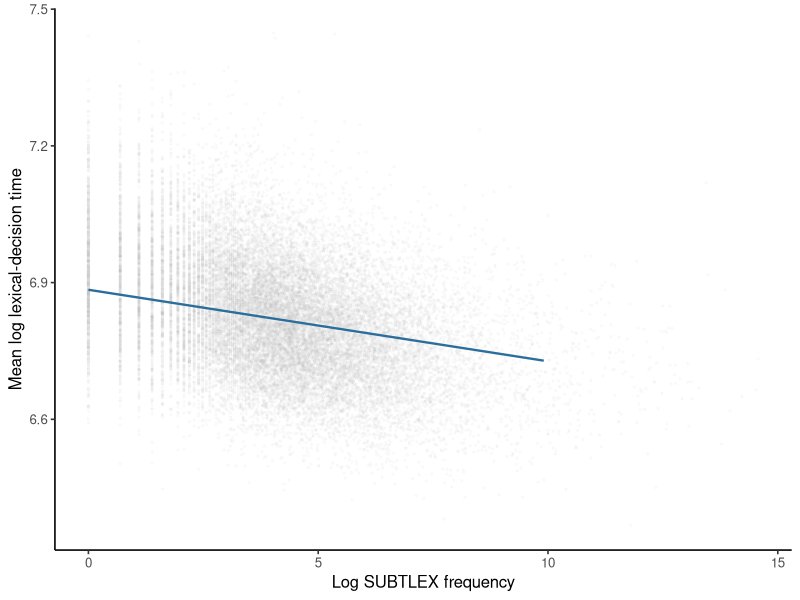
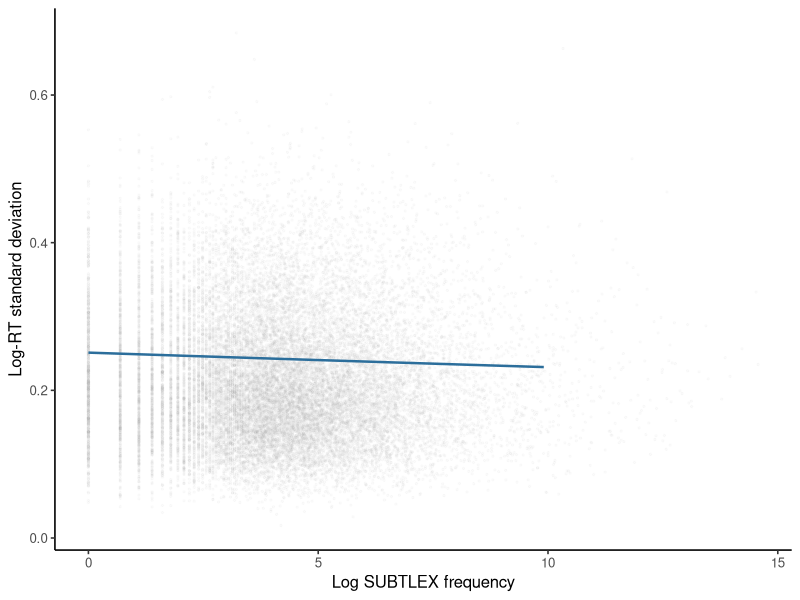

The R source for these figures, in order:
## ---- chunk 1
#| label: fit-mald-distributional-regression
library(ggplot2)

mald <- read.csv("data/mald/mald-items.csv", stringsAsFactors = FALSE)
mald$log_frequency_c <-
  mald$log_frequency_subtlex - mean(mald$log_frequency_subtlex)
mald$log_duration_c <- mald$log_duration - mean(mald$log_duration)
mald$n_phones_c <- mald$n_phones - mean(mald$n_phones)

X_mu <- model.matrix(
  ~ log_frequency_c + log_duration_c + n_phones_c,
  data = mald
)
Z_constant <- matrix(1, nrow = nrow(mald), ncol = 1L)
Z_frequency <- model.matrix(~ log_frequency_c, data = mald)

negative_log_likelihood <- function(parameters, X, Z, data) {
  n_beta <- ncol(X)
  beta <- parameters[seq_len(n_beta)]
  gamma <- parameters[n_beta + seq_len(ncol(Z))]
  mu <- drop(X %*% beta)
  log_sigma <- drop(Z %*% gamma)
  sigma_squared <- exp(2 * log_sigma)
  squared_error <-
    (data$n_observations - 1) * data$variance_log_rt +
    data$n_observations * (data$mean_log_rt - mu)^2

  .5 * sum(
    data$n_observations * log(2 * pi) +
      2 * data$n_observations * log_sigma +
      squared_error / sigma_squared
  )
}

weighted_mean_fit <- lm(
  mean_log_rt ~ log_frequency_c + log_duration_c + n_phones_c,
  data = mald,
  weights = n_observations
)
initial_beta <- coef(weighted_mean_fit)
initial_sigma <- sqrt(sum(
  (mald$n_observations - 1) * mald$variance_log_rt +
    mald$n_observations * residuals(weighted_mean_fit)^2
) / sum(mald$n_observations))

constant_scale_fit <- optim(
  c(initial_beta, log(initial_sigma)),
  negative_log_likelihood,
  X = X_mu,
  Z = Z_constant,
  data = mald,
  method = "BFGS",
  control = list(maxit = 2000L, reltol = 1e-11)
)
frequency_scale_fit <- optim(
  c(initial_beta, log(initial_sigma), 0),
  negative_log_likelihood,
  X = X_mu,
  Z = Z_frequency,
  data = mald,
  method = "BFGS",
  hessian = TRUE,
  control = list(maxit = 4000L, reltol = 1e-11)
)

n_beta <- ncol(X_mu)
parameter_names <- c(
  paste0("mu_", colnames(X_mu)),
  paste0("log_sigma_", colnames(Z_frequency))
)
coefficient_table <- data.frame(
  term = parameter_names,
  estimate = frequency_scale_fit$par
)

model_comparison <- data.frame(
  model = c("constant scale", "frequency-dependent scale"),
  parameters = c(
    length(constant_scale_fit$par),
    length(frequency_scale_fit$par)
  ),
  negative_log_likelihood = c(
    constant_scale_fit$value,
    frequency_scale_fit$value
  )
)
model_comparison$aic <-
  2 * model_comparison$negative_log_likelihood +
  2 * model_comparison$parameters

stopifnot(
  constant_scale_fit$convergence == 0L,
  frequency_scale_fit$convergence == 0L
)

coefficient_table
model_comparison
## ---- chunk 2
#| label: check-mald-distributional-curvature
data.frame(
  minimum_hessian_eigenvalue = min(eigen(
    frequency_scale_fit$hessian,
    symmetric = TRUE,
    only.values = TRUE
  )$values)
)
## ---- chunk 3
#| label: plot-mald-distributional-regression
#| fig-cap: "MALD item means and standard deviations within each item, with fitted mean and scale relations at observed mean duration and phone count."
grid <- data.frame(
  log_frequency_subtlex = seq(
    quantile(mald$log_frequency_subtlex, .01),
    quantile(mald$log_frequency_subtlex, .99),
    length.out = 160L
  )
)
grid$log_frequency_c <-
  grid$log_frequency_subtlex - mean(mald$log_frequency_subtlex)
grid$log_duration_c <- 0
grid$n_phones_c <- 0
X_grid <- model.matrix(
  ~ log_frequency_c + log_duration_c + n_phones_c,
  data = grid
)
Z_grid <- model.matrix(~ log_frequency_c, data = grid)
grid$fitted_mean <- drop(
  X_grid %*% frequency_scale_fit$par[seq_len(n_beta)]
)
grid$fitted_sd <- exp(drop(
  Z_grid %*%
    frequency_scale_fit$par[n_beta + seq_len(ncol(Z_frequency))]
))

location_opacity <- 0.05
scale_opacity <- 0.045
ggplot(mald, aes(log_frequency_subtlex, mean_log_rt)) +
  geom_point(color = "grey70", alpha = location_opacity, size = 0.5) +
  geom_line(data = grid, aes(y = fitted_mean), color = "#2C6E9B", linewidth = 0.8) +
  labs(x = "Log SUBTLEX frequency", y = "Mean log lexical-decision time") +
  theme_classic(base_size = 12)
## ---- chunk 4
#| label: plot-mald-distributional-scale
#| fig-cap: "Observed standard deviations of log response time within each item and the fitted scale as a function of frequency."
ggplot(mald, aes(log_frequency_subtlex, sd_log_rt)) +
  geom_point(color = "grey70", alpha = scale_opacity, size = 0.5) +
  geom_line(data = grid, aes(y = fitted_sd), color = "#2C6E9B", linewidth = 0.85) +
  labs(x = "Log SUBTLEX frequency", y = "Log-RT standard deviation") +
  theme_classic(base_size = 12)
